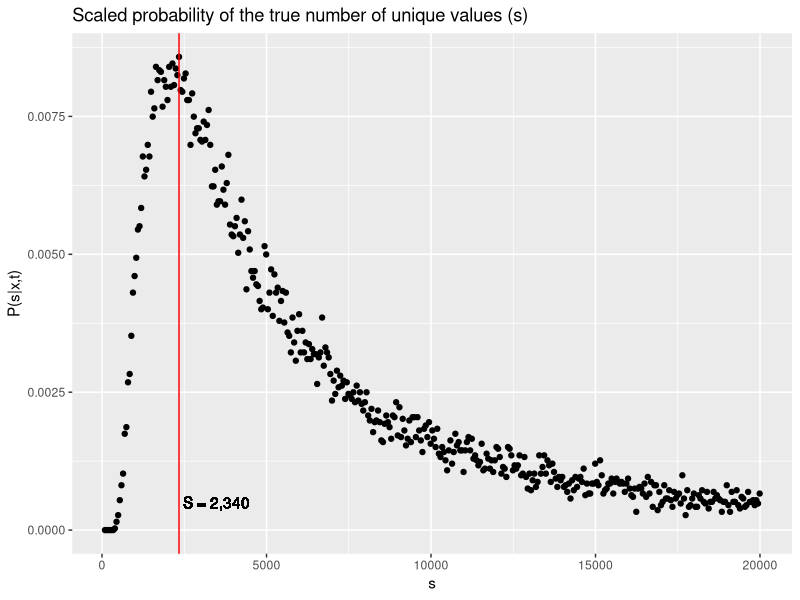
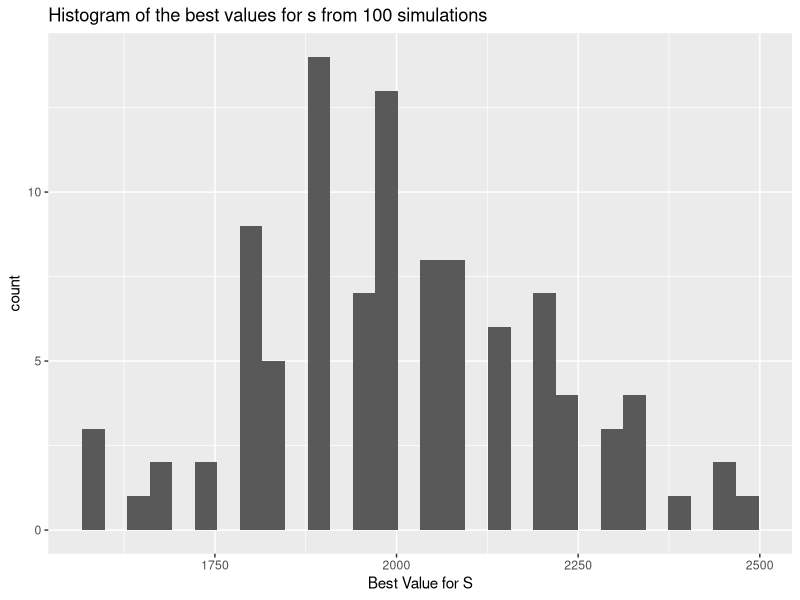
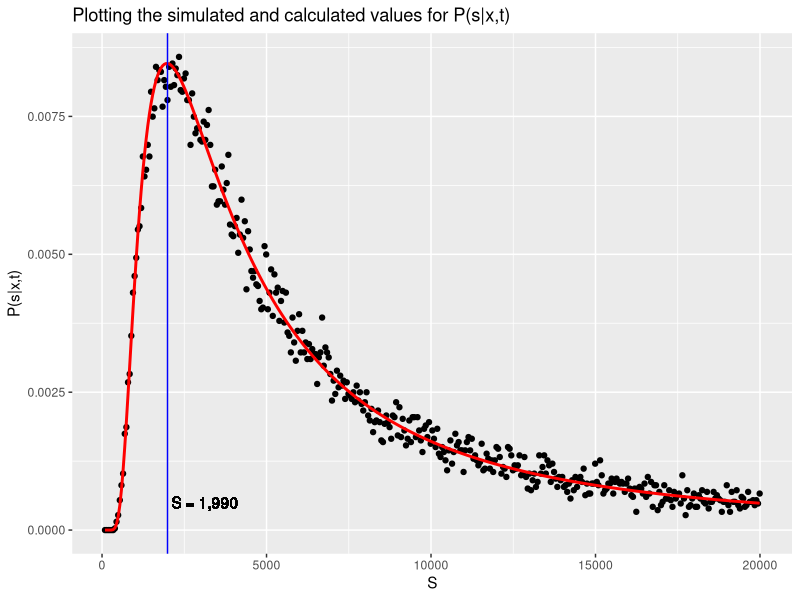

Recreate these plots in R, in order. (Note: a time limit stopped this script after it produced the figures.)
## ---- chunk 1
knitr::opts_chunk$set(echo = TRUE)
knitr::opts_chunk$set(warning = FALSE)
knitr::opts_chunk$set(message = FALSE)
knitr::opts_chunk$set(comment = NA)
knitr::opts_chunk$set(results = 'asis')

library(ggplot2)
library(dplyr)
## ---- chunk 2
simXgS <- function(s, t = 90, x = 88, num_samples = 1000) {
  # Calculates the probability of drawing x unique samples
  out <- c()
  for (i in 1:num_samples) {
    samp <- sample(1:s, size = t, replace = T) # draw 90
    v <- (length(unique(samp)) == x)
    out <- c(out, v)
  }
  mean(out)
}

set.seed(1)
bag <- seq(from = 90, to = 20000, by = 50) # S Values

full_out <- sapply(bag,
                   simXgS,
                   t = 90,
                   x = 88,
                   num_samples = 1000)

p_full_out <- full_out / sum(full_out)

df_sim <-
  data.frame(S = bag, pdf = p_full_out)
best_S <- df_sim$S[which.max(df_sim$pdf)]
## ---- chunk 3
df_sim %>% 
  ggplot(aes(S, pdf)) +
  geom_point() +
  geom_vline(xintercept = best_S, color = "red") +
  geom_text( x = best_S, y = .0005, label = paste0(" S = ", format(best_S,big.mark = ",")), hjust = 0) + 
  labs(title = "Scaled probability of the true number of unique values (s)",
       x = "s",
       y = "P(s|x,t)")
## ---- chunk 4
set.seed(2)
bag2 <- seq(from = 90, to = 3000, by = 50) # S Values
best_Ss <- sapply(1:100, function(x) {
  full_out <- sapply(bag2,
                     simXgS,
                     t = 90,
                     x = 88,
                     num_samples = 1000)
  
  bag2[which.max(full_out)]
})

best_est <- mean(best_Ss)
est_ci <- best_est +c(-1,1)*sd(best_Ss)/sqrt(100)*1.96
## ---- chunk 5
ggplot(data = data.frame(best_Ss), aes(x = best_Ss)) + 
  geom_histogram(bins = 30) +
  labs(x = "Best Value for S",
       title = "Histogram of the best values for s from 100 simulations")

## ---- chunk 6
probXgS <- function(s,
                    t = 90,
                    x = 88) {
  m_vs <- t - x
  prod(s:(s - (x - 1)) / s) *
    choose(x + m_vs - 1, m_vs) *
    1 / s ^ m_vs
}

comp_out <- sapply(bag, probXgS, x = 88, t = 90)
p_comp_out <- comp_out / sum(comp_out)

df_sim$calc_pdf <- p_comp_out
best_S_calc <-
  df_sim$S[which.max(df_sim$calc_pdf)]

## ---- chunk 7
df_sim %>%
  ggplot(aes(x = S)) +
  geom_point(aes(y = pdf), color = "black") +
  geom_line(aes(y = calc_pdf), color = "red", size = 1) +
  geom_vline(xintercept = best_S_calc, color = "blue") +
  geom_text(
    x = best_S_calc,
    y = .0005,
    label = paste0(" S = ", format(best_S_calc, big.mark = ",")),
    hjust = 0
  ) +
  labs(title = "Plotting the simulated and calculated values for P(s|x,t)",
       x = "S",
       y = "P(s|x,t)")

## ---- chunk 8
df_sim %>% 
  ggplot(aes(calc_pdf, calc_pdf-pdf)) +
  geom_point() + 
  geom_smooth(method = 'loess') +
  labs(main = "Residuals showing accuracy of calculations to simulated values")

## ---- chunk 9
set.seed(3)
bag <- seq(from = 90, to = 200, by = 1) # S Values

full_out <- sapply(bag,
                     simXgS,
                     t = 150,
                     x = 88,
                     num_samples = 1000)

# Scale the outputs os the probability sums to 1
p_full_out <- full_out/sum(full_out)

df2_sim <- 
  data.frame(S = bag, pdf_1 = p_full_out) 

comp_out <- sapply(bag, probXgS, t = 150, 
                   x = 88)
p_comp_out <- comp_out/sum(comp_out)
df2_sim$calc_pdf_1 <- p_comp_out

best_S_calc_1 <- df2_sim$S[which.max(df2_sim$calc_pdf_1)]
df2_sim %>% 
  ggplot(aes(x = S)) +
  geom_point(aes(y = pdf_1), color = "black") +
  geom_line(aes(y = calc_pdf_1), color = "red", size = 1)+
  geom_vline(xintercept = best_S_calc_1, color = "blue") +
  geom_text( x = best_S_calc_1, y = .0005, label = paste0(" S = ", format(best_S_calc_1,big.mark = ",")), hjust = 0) +
  labs(title = "Simulated vs Calculated values for t = 150, x = 88",
       x = "S",
       y = "P(s|x,t)")
## ---- chunk 10
set.seed(4)
bag <- seq(from = 50, to = 120, by = 1) # S Values

full_out <- sapply(bag,
                     simXgS,
                     t = 90,
                     x = 50,
                     num_samples = 1000)

# Scale the outputs os the probability sums to 1
p_full_out <- full_out/sum(full_out)

df2_sim <- 
  data.frame(S = bag, pdf_1 = p_full_out) 

comp_out <- sapply(bag, probXgS, t = 90, 
                   x = 50)
p_comp_out <- comp_out/sum(comp_out)
df2_sim$calc_pdf_1 <- p_comp_out

best_S_calc_1 <- df2_sim$S[which.max(df2_sim$calc_pdf_1)]
df2_sim %>% 
  ggplot(aes(x = S)) +
  geom_point(aes(y = pdf_1), color = "black") +
  geom_line(aes(y = calc_pdf_1), color = "red", size = 1)+
  geom_vline(xintercept = best_S_calc_1, color = "blue") +
  geom_text( x = best_S_calc_1, y = .0005, label = paste0(" S = ", format(best_S_calc_1,big.mark = ",")), hjust = 0) +
  labs(title = "Simulated vs Calculated values for t = 90, x = 50",
       x = "S",
       y = "P(s|x,t)")
